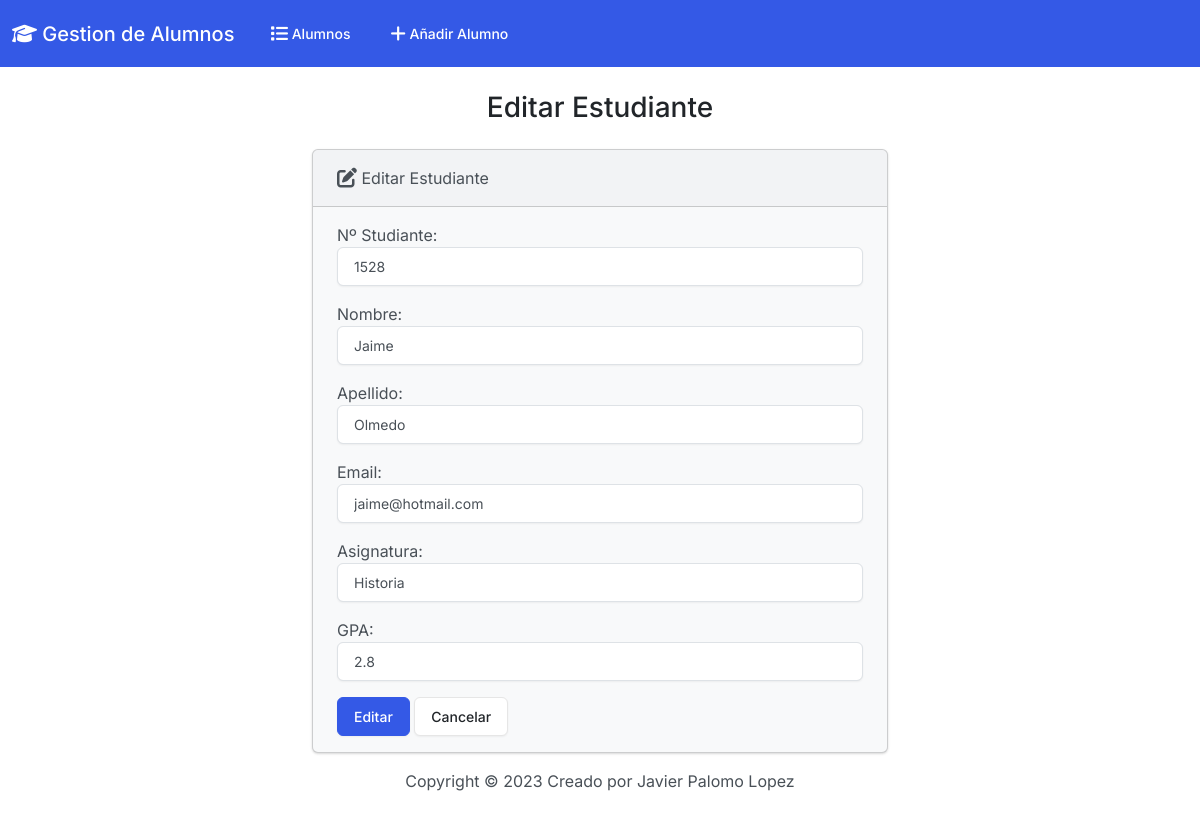
The page /editar/4/ on the database its author committed.
### students/models.py (models this page shows, shortened)
class Student(models.Model):
    student_number = models.PositiveBigIntegerField()
    first_name = models.CharField(max_length=50)
    last_name = models.CharField(max_length=50)
    email = models.EmailField(max_length=60)
    field_of_student = models.CharField(max_length=50)
    gpa = models.FloatField()

### students/views.py (the view)
# urls.py: path('editar/<int:id>/', views.edit, name='editar'),
def edit(request, id):
    if request.method == 'POST':
        student = Student.objects.get(pk=id)
        form = StudentForm(request.POST, instance=student)
        if form.is_valid():
            form.save()
            return render(request, 'students/edit.html', {
                'form': form,
                'success': True
            })
    else:
        student = Student.objects.get(pk=id)
        form = StudentForm(instance=student)
    return render(request, 'students/edit.html', {
        'form': form
        })

### students/forms.py
class StudentForm(forms.ModelForm):
    class Meta:
        model = Student
        fields = [
            "student_number",
            "first_name",
            "last_name",
            "email",
            "field_of_student",
            "gpa"
        ]
        labels = {
            "student_number": "Nº Studiante",
            "first_name": "Nombre",
            "last_name": "Apellido",
            "email": "Email",
            "field_of_student": "Asignatura",
            "gpa": "GPA",
        }
        widgets = {
            "student_number": forms.NumberInput(attrs={"class": "form-control"}),
            "first_name": forms.TextInput(attrs={"class": "form-control"}),
            "last_name": forms.TextInput(attrs={"class": "form-control"}),
            "email": forms.EmailInput(attrs={"class": "form-control"}),
            "field_of_student": forms.TextInput(attrs={"class": "form-control"}),
            "gpa": forms.NumberInput(attrs={"class": "form-control"})
        }

### students/templates/students/edit.html (shortened to what this page needs)
{% extends "students/base.html" %}
{% block body %}
    <h3 class="text-center m-4">Editar Estudiante</h3>
    {% if success %}
        <div class="alert alert-success" role="alert">
          ¡Se ha Editado el Estudiante Correctamente!
          <a href="{% url 'index' %}" class="alert-link">Ver la Tabla Estudiantes</a>
        </div>
    {% else %}
    <div class="row justify-content-center">
        <div class="col-6">
            <div class="card bg-light mb-3">
                <div class="card-header">
                    <i class="fa-solid fa-pen-to-square fa-lg"></i> Editar Estudiante
                </div></i>
                <div class="card-body">
                    <form action="" method="POST">
                        {{ form.as_p }}
                        <button type="submit" class="btn btn-primary">Editar</button>
                        <a href="{% url 'index' %}" class="btn btn-secondary">Cancelar</a>
                    </form>
                </div>
              </div>
        </div>
    </div>
{% endif %}
{% endblock %}

### rows shown on the page
Student: student_number "1528", first_name "Jaime", last_name "Olmedo", email "jaime@hotmail.com", field_of_student "Historia", gpa "2.8"
